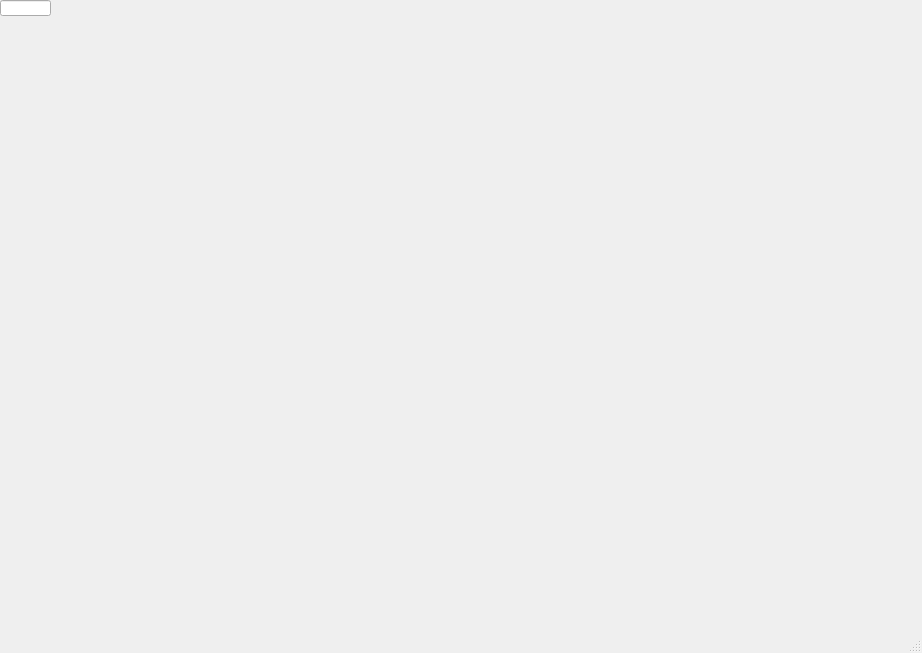
<?xml version="1.0" encoding="UTF-8"?>
<ui version="4.0">
 <class>MainWindow</class>
 <widget class="QMainWindow" name="MainWindow">
  <property name="geometry">
   <rect>
    <x>0</x>
    <y>0</y>
    <width>922</width>
    <height>653</height>
   </rect>
  </property>
  <property name="windowTitle">
   <string>MainWindow</string>
  </property>
  <widget class="QWidget" name="centralwidget">
   <widget class="Viewport" name="viewport" native="true">
    <property name="geometry">
     <rect>
      <x>100</x>
      <y>70</y>
      <width>721</width>
      <height>501</height>
     </rect>
    </property>
   </widget>
   <widget class="QLineEdit" name="lineEdit">
    <property name="geometry">
     <rect>
      <x>0</x>
      <y>0</y>
      <width>51</width>
      <height>16</height>
     </rect>
    </property>
   </widget>
  </widget>
  <widget class="QMenuBar" name="menubar">
   <property name="geometry">
    <rect>
     <x>0</x>
     <y>0</y>
     <width>922</width>
     <height>21</height>
    </rect>
   </property>
  </widget>
  <widget class="QStatusBar" name="statusbar"/>
 </widget>
 <customwidgets>
  <customwidget>
   <class>Viewport</class>
   <extends>QWidget</extends>
   <header>Viewport/Viewport.h</header>
   <container>1</container>
  </customwidget>
 </customwidgets>
 <resources/>
 <connections/>
</ui>
